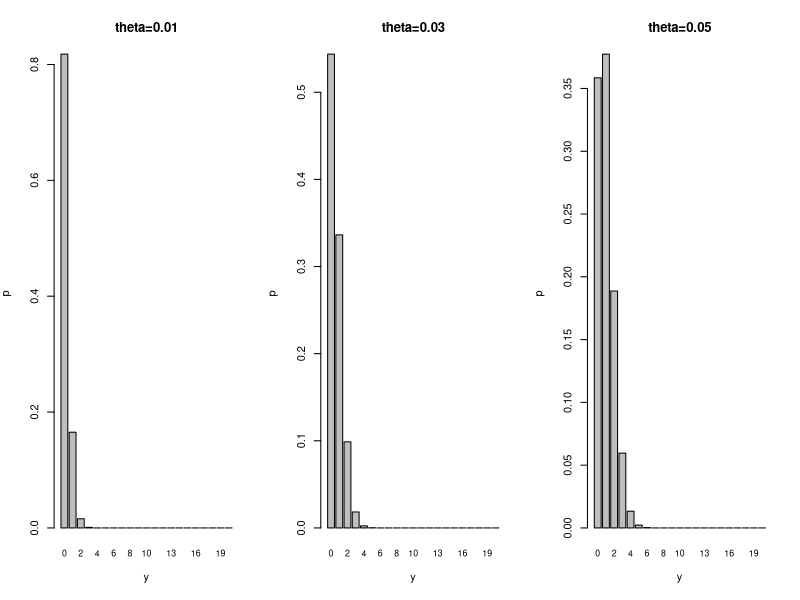
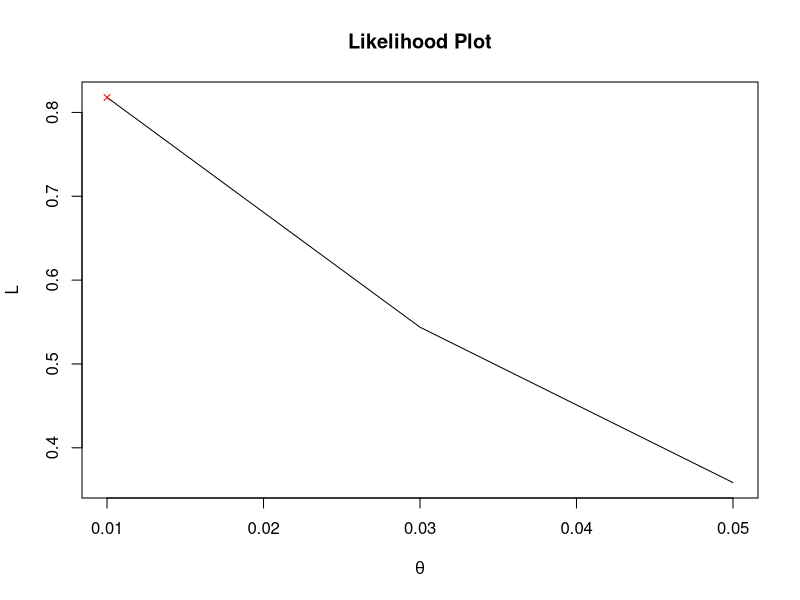
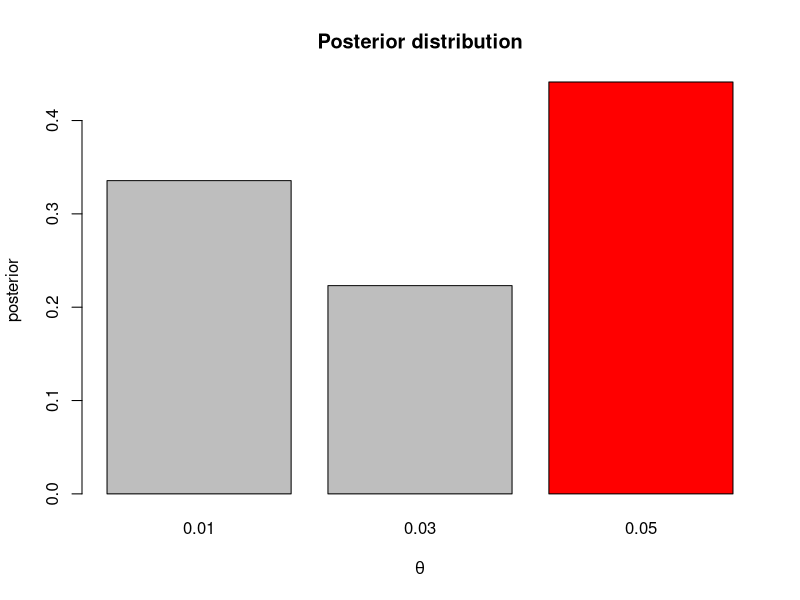

These charts were generated, in order, by the following R code:
## ---- chunk 1
library(knitr)
opts_chunk$set(
  echo = TRUE,
  warning = FALSE,
  message = FALSE,
  error = FALSE
)
## ---- chunk 2
n<-20
theta<-c(0.01,0.03,0.05)
y<-0:n
pmf<-sapply(theta, function(x) dbinom(y, size=n, prob=x))
colnames(pmf)<-paste0('theta=',theta)
par(mfrow=c(1,3))
for (i in 1:3) {
  barplot(pmf[,i], names.arg=y, main=colnames(pmf)[i],
          xlab=expression(y), ylab=expression(p), cex.names=0.8)
}
par(mfrow=c(1,1))
## ---- chunk 3
likelihood_fn <- (1 - theta)^20

plot(theta, likelihood_fn, type= 'l', pch = 19, xlab = expression(theta),
     ylab = expression(L), main = "Likelihood Plot")
points(theta[which.max(likelihood_fn)], 
       max(likelihood_fn), col = "red", pch = 4, cex = 0.8)
## ---- chunk 4
prior <- c(0.2,0.2,0.6)
unnorm <- prior * likelihood_fn
posterior <- unnorm / sum(unnorm)

barplot(posterior, col = c('grey', 'grey', 'red'), names.arg = theta,
        xlab = expression(theta), ylab = "posterior",
        main = "Posterior distribution")
